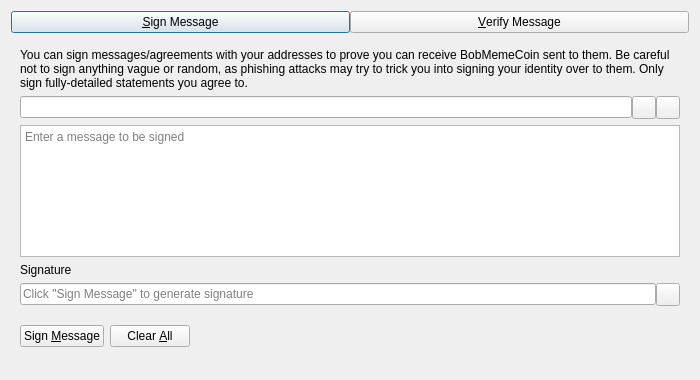
<?xml version="1.0" encoding="UTF-8"?>
<ui version="4.0">
 <class>SignVerifyMessageDialog</class>
 <widget class="QDialog" name="SignVerifyMessageDialog">
  <property name="geometry">
   <rect>
    <x>0</x>
    <y>0</y>
    <width>700</width>
    <height>380</height>
   </rect>
  </property>
  <property name="windowTitle">
   <string>Signatures - Sign / Verify a Message</string>
  </property>
  <property name="modal">
   <bool>true</bool>
  </property>
  <layout class="QVBoxLayout" name="verticalLayout">
   <item>
    <layout class="QHBoxLayout" name="horizontalLayout_Buttons_2">
     <property name="spacing">
      <number>0</number>
     </property>
     <property name="topMargin">
      <number>0</number>
     </property>
     <item>
      <widget class="QPushButton" name="btnSignMessage">
       <property name="text">
        <string>&amp;Sign Message</string>
       </property>
       <property name="checkable">
        <bool>true</bool>
       </property>
      </widget>
     </item>
     <item>
      <widget class="QPushButton" name="btnVerifyMessage">
       <property name="text">
        <string>&amp;Verify Message</string>
       </property>
       <property name="checkable">
        <bool>true</bool>
       </property>
      </widget>
     </item>
    </layout>
   </item>
   <item>
    <widget class="QStackedWidget" name="stackedWidgetSig">
     <property name="minimumSize">
      <size>
       <width>0</width>
       <height>0</height>
      </size>
     </property>
     <property name="currentIndex">
      <number>0</number>
     </property>
     <widget class="QWidget" name="pageSignMessage">
      <layout class="QVBoxLayout" name="verticalLayout_SM">
       <item>
        <widget class="QLabel" name="infoLabel_SM">
         <property name="text">
          <string>You can sign messages/agreements with your addresses to prove you can receive BobMemeCoin sent to them. Be careful not to sign anything vague or random, as phishing attacks may try to trick you into signing your identity over to them. Only sign fully-detailed statements you agree to.</string>
         </property>
         <property name="textFormat">
          <enum>Qt::PlainText</enum>
         </property>
         <property name="wordWrap">
          <bool>true</bool>
         </property>
        </widget>
       </item>
       <item>
        <layout class="QHBoxLayout" name="horizontalLayout_1_SM">
         <property name="spacing">
          <number>0</number>
         </property>
         <item>
          <widget class="QValidatedLineEdit" name="addressIn_SM">
           <property name="toolTip">
            <string>The BobMemeCoin address to sign the message with</string>
           </property>
          </widget>
         </item>
         <item>
          <widget class="QToolButton" name="addressBookButton_SM">
           <property name="toolTip">
            <string>Choose previously used address</string>
           </property>
           <property name="text">
            <string/>
           </property>
           <property name="shortcut">
            <string>Alt+A</string>
           </property>
          </widget>
         </item>
         <item>
          <widget class="QToolButton" name="pasteButton_SM">
           <property name="toolTip">
            <string>Paste address from clipboard</string>
           </property>
           <property name="text">
            <string/>
           </property>
           <property name="shortcut">
            <string>Alt+P</string>
           </property>
          </widget>
         </item>
        </layout>
       </item>
       <item>
        <widget class="QPlainTextEdit" name="messageIn_SM">
         <property name="toolTip">
          <string>Enter the message you want to sign here</string>
         </property>
         <property name="placeholderText">
          <string>Enter a message to be signed</string>
         </property>
        </widget>
       </item>
       <item>
        <widget class="QLabel" name="signatureLabel_SM">
         <property name="text">
          <string>Signature</string>
         </property>
         <property name="textFormat">
          <enum>Qt::PlainText</enum>
         </property>
        </widget>
       </item>
       <item>
        <layout class="QHBoxLayout" name="horizontalLayout_2_SM">
         <property name="spacing">
          <number>0</number>
         </property>
         <item>
          <widget class="QLineEdit" name="signatureOut_SM">
           <property name="placeholderText">
            <string>Click "Sign Message" to generate signature</string>
           </property>
           <property name="readOnly">
            <bool>true</bool>
           </property>
          </widget>
         </item>
         <item>
          <widget class="QToolButton" name="copySignatureButton_SM">
           <property name="toolTip">
            <string>Copy the current signature to the system clipboard</string>
           </property>
           <property name="text">
            <string/>
           </property>
          </widget>
         </item>
        </layout>
       </item>
       <item>
        <layout class="QHBoxLayout" name="horizontalLayout_3_SM">
         <item>
          <widget class="QPushButton" name="signMessageButton_SM">
           <property name="toolTip">
            <string>Sign the message to prove you own this BobMemeCoin address</string>
           </property>
           <property name="text">
            <string>Sign &amp;Message</string>
           </property>
           <property name="autoDefault">
            <bool>false</bool>
           </property>
          </widget>
         </item>
         <item>
          <widget class="QPushButton" name="clearButton_SM">
           <property name="toolTip">
            <string>Reset all sign message fields</string>
           </property>
           <property name="text">
            <string>Clear &amp;All</string>
           </property>
           <property name="autoDefault">
            <bool>false</bool>
           </property>
          </widget>
         </item>
         <item>
          <spacer name="horizontalSpacer_1_SM">
           <property name="orientation">
            <enum>Qt::Horizontal</enum>
           </property>
           <property name="sizeHint" stdset="0">
            <size>
             <width>40</width>
             <height>48</height>
            </size>
           </property>
          </spacer>
         </item>
         <item>
          <widget class="QLabel" name="statusLabel_SM">
           <property name="text">
            <string/>
           </property>
           <property name="wordWrap">
            <bool>true</bool>
           </property>
          </widget>
         </item>
         <item>
          <spacer name="horizontalSpacer_2_SM">
           <property name="orientation">
            <enum>Qt::Horizontal</enum>
           </property>
           <property name="sizeHint" stdset="0">
            <size>
             <width>40</width>
             <height>48</height>
            </size>
           </property>
          </spacer>
         </item>
        </layout>
       </item>
      </layout>
     </widget>
     <widget class="QWidget" name="pageVerifyMessage">
      <layout class="QVBoxLayout" name="verticalLayout_VM">
       <item>
        <widget class="QLabel" name="infoLabel_VM">
         <property name="text">
          <string>Enter the receiver's address, message (ensure you copy line breaks, spaces, tabs, etc. exactly) and signature below to verify the message. Be careful not to read more into the signature than what is in the signed message itself, to avoid being tricked by a man-in-the-middle attack. Note that this only proves the signing party receives with the address, it cannot prove sendership of any transaction!</string>
         </property>
         <property name="textFormat">
          <enum>Qt::PlainText</enum>
         </property>
         <property name="alignment">
          <set>Qt::AlignLeading|Qt::AlignLeft|Qt::AlignTop</set>
         </property>
         <property name="wordWrap">
          <bool>true</bool>
         </property>
        </widget>
       </item>
       <item>
        <layout class="QHBoxLayout" name="horizontalLayout_1_VM">
         <property name="spacing">
          <number>0</number>
         </property>
         <item>
          <widget class="QValidatedLineEdit" name="addressIn_VM">
           <property name="toolTip">
            <string>The BobMemeCoin address the message was signed with</string>
           </property>
          </widget>
         </item>
         <item>
          <widget class="QToolButton" name="addressBookButton_VM">
           <property name="toolTip">
            <string>Choose previously used address</string>
           </property>
           <property name="text">
            <string/>
           </property>
           <property name="shortcut">
            <string>Alt+A</string>
           </property>
          </widget>
         </item>
        </layout>
       </item>
       <item>
        <widget class="QPlainTextEdit" name="messageIn_VM">
          <property name="toolTip">
            <string>The signed message to verify</string>
          </property>
          <property name="placeholderText">
            <string>Enter a message to be verified</string>
          </property>
        </widget>
       </item>
       <item>
        <widget class="QValidatedLineEdit" name="signatureIn_VM">
          <property name="toolTip">
            <string>The signature given when the message was signed</string>
          </property>
          <property name="placeholderText">
            <string>Enter a signature for the message to be verified</string>
          </property>
        </widget>
       </item>
       <item>
        <layout class="QHBoxLayout" name="horizontalLayout_2_VM">
         <item>
          <widget class="QPushButton" name="verifyMessageButton_VM">
           <property name="toolTip">
            <string>Verify the message to ensure it was signed with the specified BobMemeCoin address</string>
           </property>
           <property name="text">
            <string>Verify &amp;Message</string>
           </property>
           <property name="autoDefault">
            <bool>false</bool>
           </property>
          </widget>
         </item>
         <item>
          <widget class="QPushButton" name="clearButton_VM">
           <property name="toolTip">
            <string>Reset all verify message fields</string>
           </property>
           <property name="text">
            <string>Clear &amp;All</string>
           </property>
           <property name="autoDefault">
            <bool>false</bool>
           </property>
          </widget>
         </item>
         <item>
          <spacer name="horizontalSpacer_1_VM">
           <property name="orientation">
            <enum>Qt::Horizontal</enum>
           </property>
           <property name="sizeHint" stdset="0">
            <size>
             <width>40</width>
             <height>48</height>
            </size>
           </property>
          </spacer>
         </item>
         <item>
          <widget class="QLabel" name="statusLabel_VM">
           <property name="text">
            <string/>
           </property>
           <property name="wordWrap">
            <bool>true</bool>
           </property>
          </widget>
         </item>
         <item>
          <spacer name="horizontalSpacer_2_VM">
           <property name="orientation">
            <enum>Qt::Horizontal</enum>
           </property>
           <property name="sizeHint" stdset="0">
            <size>
             <width>40</width>
             <height>48</height>
            </size>
           </property>
          </spacer>
         </item>
        </layout>
       </item>
      </layout>
     </widget>
    </widget>
   </item>
  </layout>
 </widget>
 <customwidgets>
  <customwidget>
   <class>QValidatedLineEdit</class>
   <extends>QLineEdit</extends>
   <header>qt/qvalidatedlineedit.h</header>
  </customwidget>
 </customwidgets>
 <resources>
  <include location="../smartiecoin.qrc"/>
 </resources>
 <connections/>
</ui>
